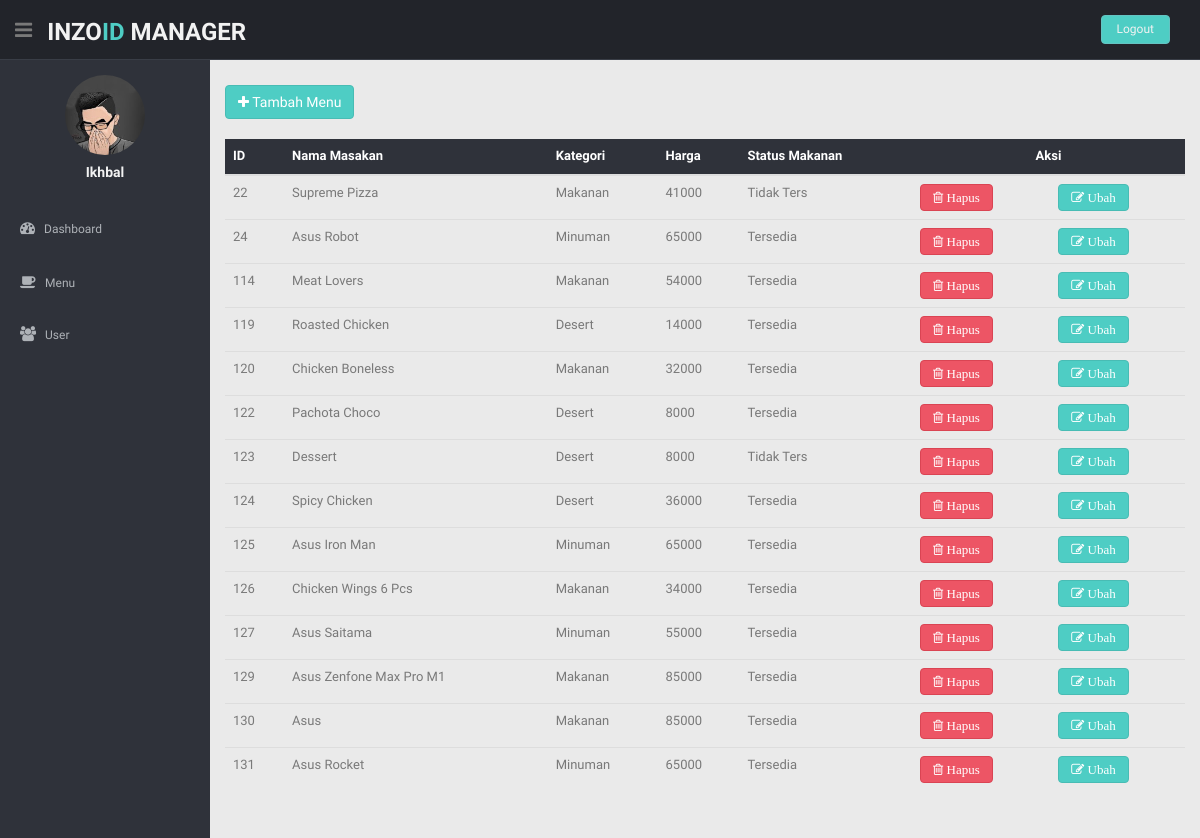
/caribiasa.php, run on the app's committed database.
### tables this page shows
CREATE TABLE `masakan` (
  `id_masakan` int(200) NOT NULL,
  `nama_masakan` varchar(200) NOT NULL,
  `kategori` varchar(80) NOT NULL,
  `harga` int(200) NOT NULL,
  `status_makanan` varchar(10) NOT NULL,
  `gambar` blob NOT NULL
);

### caribiasa.php (the view, shortened to what this page needs)
<!DOCTYPE html>
<?php
$a = $_POST['carib'];
	include "koneksi.php";
	$tampil = mysqli_query($koneksi,"SELECT * FROM masakan where nama_masakan like '%".$a."%'  ");
?>
				<!DOCTYPE html>
<html lang="en">
<head>
  <link href="lib/bootstrap/css/bootstrap.min.css" rel="stylesheet">
  <link href="lib/font-awesome/css/font-awesome.css" rel="stylesheet" />
  <link href="css/style.css" rel="stylesheet">
  <link href="css/style-responsive.css" rel="stylesheet">
</head>
<body>
  <section id="container">
    <header class="header black-bg">
      <div class="sidebar-toggle-box">
        <div class="fa fa-bars tooltips" data-placement="right" data-original-title="Toggle Navigation"></div>
      </div>
      <a href="manager.php" class="logo"><b>INZO<span>ID</span></b> <b>Manager</b></a>
      <div class="top-menu">
        <ul class="nav pull-right top-menu">
          <li><a class="logout" href="login.html">Logout</a></li>
        </ul>
      </div>
    </header>
    <aside>
      <div id="sidebar" class="nav-collapse ">
        <ul class="sidebar-menu" id="nav-accordion">
          <p class="centered"><a href="profile.html"><img src="img/bal.jpeg" class="img-circle" width="80"></a></p>
          <h5 class="centered">Ikhbal</h5>
          <li class="mt">
            <a href="manager.php">
              <i class="fa fa-dashboard"></i>
              <span>Dashboard</span>
              </a>
          </li>
          <li class="sub-menu">
            <a href="javascript:;">
              <i class="fa fa-coffee"></i>
              <span>Menu</span>
              </a>
          </li>
          <li class="sub-menu">
            <a href="javascript:;">
              <i class="fa fa-users"></i>
              <span>User</span>
              </a>
          </li>
      </div>
    </aside>
    <section id="main-content">
      <section class="wrapper site-min-height">
        <div class="row mt">
          <div class="col-lg-12">
              <a role="button" href="#" class="btn btn-theme" data-toggle="modal" data-target=".bd-example-modal-lg""> <i class="fa fa-plus"></i> Tambah Menu  </a>
 <div class="table-responsive">
                      <table class="table table-striped jambo_table bulk_action">
                        <thead>
                          <tr class="headings">
<div class="table-responsive">
                      <table class="table table-striped jambo_table bulk_action">
                        <thead>
                          <tr bgcolor="#2f323a" class="headings">
                            <th class="column-title"><font color = "white">ID </th>
                            <th class="column-title"><font color = "white">Nama Masakan </th>
                            <th class="column-title"><font color = "white">Kategori </th>
                            <th class="column-title"><font color = "white">Harga </th>
                            <th class="column-title"><font color = "white">Status Makanan </th>
                            <th colspan="2"><div style="text-align: center;"><font color = "white">  Aksi</th>
                            </tr>
 <?php
   while($data=mysqli_fetch_array($tampil)){
 ?>
          <tr>
            <td class=" "><?php echo"$data[id_masakan]"; ?> </td>
            <td class=" "><?php echo"$data[nama_masakan]"; ?> </td>
            <td class=" "><?php echo"$data[kategori]"; ?> </td>
            <td class=" "><?php echo"$data[harga]"; ?> </td>
            <td class=" "><?php echo"$data[status_makanan]"; ?> </td>
                      <td >
                      <a class="btn btn-theme04 fa fa-trash-o" onclick="return confirm('Apa Anda Yakin?')" href="proseshapus.php?id_masakan=<?php echo $data['id_masakan']; ?>"> Hapus
                      </td>
                      <td >
                      <a class="btn btn-theme fa fa-edit" onclick="return confirm('Apa Anda yakin akan mengubah data ini ?')" href="ubahmenu.php?id_masakan=<?php echo $data['id_masakan']; ?>"> Ubah
                      </td>
          </tr>
      <?php
    }
    ?>
  </section>
</body>
</html>

### css/style.css (style rules this page uses)
body { color: #797979; background: #eaeaea; font-family: 'Ruda', sans-serif; padding: 0px !important; margin: 0px !important; font-size:13px; }
ul li { list-style: none; }
a, a:hover, a:focus { text-decoration: none; outline: none; }
#container { width: 100%; height: 100%; }
.btn-theme { color: #fff; background-color: #4ECDC4; border-color: #48bcb4; }
.btn-theme04 { color: #fff; background-color: #ed5565; border-color: #da4453; }
.centered { text-align: center; }
.mt { margin-top: 25px; }
ul.top-menu > li > .logout { color: #f2f2f2; font-size: 12px; border-radius: 4px; -webkit-border-radius: 4px; border: 1px solid #64c3c2 !important; padding: 5px 15px; margin-right: 15px; background: #4ECDC4; margin-top: 15px; }
#sidebar { width: 210px; height: 100%; position: fixed; background: #2f323a; }
#sidebar h5 { color: #f2f2f2; font-weight: 700; }
#sidebar ul li { position: relative; }
ul.sidebar-menu , ul.sidebar-menu li ul.sub { margin: -2px 0 0; padding: 0; }
ul.sidebar-menu { margin-top: 75px; }
ul.sidebar-menu li { margin-bottom: 5px; margin-left:10px; margin-right:10px; }
ul.sidebar-menu li.sub-menu { line-height: 15px; }
ul.sidebar-menu li a span { display: inline-block; }
ul.sidebar-menu li a { color: #aeb2b7; text-decoration: none; display: block; padding: 15px 0 15px 10px; font-size: 12px; outline: none; -webkit-transition: all 0.3s ease; -moz-transition: all 0.3s ease; -o-transition: all 0.3s ease; -ms-transition: all 0.3s ease; transition: all 0.3s ease; }
ul.sidebar-menu li a i { font-size: 15px; padding-right: 6px; }
#main-content { margin-left: 210px; }
.header, .footer { min-height: 60px; padding: 0 15px; }
.header { position: fixed; left: 0; right: 0; z-index: 1002; }
.black-bg { background: #22242a; border-bottom: 1px solid #393d46; }
.wrapper { display: inline-block; margin-top: 60px; padding-left: 15px; padding-right: 15px; padding-bottom: 15px; padding-top: 0px; width: 100%; }
a.logo { font-size: 24px; color: #f2f2f2; float: left; margin-top: 15px; text-transform: uppercase; }
a.logo b { font-weight: 900; }
a.logo span { color: #4ECDC4; }
#top_menu .nav > li, ul.top-menu > li { float: left; }
ul.top-menu > li > a { color: #666666; font-size: 16px; border-radius: 4px; -webkit-border-radius: 4px; border:1px solid #666666 !important; padding: 2px 6px; margin-right: 15px; }
.sidebar-toggle-box { float: left; padding-right: 15px; margin-top: 20px; }
.sidebar-toggle-box .fa-bars { cursor: pointer; display: inline-block; font-size: 20px; }
.site-min-height { min-height: 900px; }

### data on the page
masakan: id_masakan "22", nama_masakan "Supreme Pizza", kategori "Makanan", harga "41000", status_makanan "Tidak Ters"
masakan: id_masakan "24", nama_masakan "Asus Robot", kategori "Minuman", harga "65000", status_makanan "Tersedia"
masakan: id_masakan "114", nama_masakan "Meat Lovers", kategori "Makanan", harga "54000", status_makanan "Tersedia"
masakan: id_masakan "119", nama_masakan "Roasted Chicken", kategori "Desert", harga "14000", status_makanan "Tersedia"
masakan: id_masakan "120", nama_masakan "Chicken Boneless", kategori "Makanan", harga "32000", status_makanan "Tersedia"
masakan: id_masakan "122", nama_masakan "Pachota Choco", kategori "Desert", harga "8000", status_makanan "Tersedia"
masakan: id_masakan "123", nama_masakan "Dessert", kategori "Desert", harga "8000", status_makanan "Tidak Ters"
masakan: id_masakan "124", nama_masakan "Spicy Chicken", kategori "Desert", harga "36000", status_makanan "Tersedia"
masakan: id_masakan "125", nama_masakan "Asus Iron Man", kategori "Minuman", harga "65000", status_makanan "Tersedia"
masakan: id_masakan "126", nama_masakan "Chicken Wings 6 Pcs", kategori "Makanan", harga "34000", status_makanan "Tersedia"
masakan: id_masakan "127", nama_masakan "Asus Saitama", kategori "Minuman", harga "55000", status_makanan "Tersedia"
masakan: id_masakan "129", nama_masakan "Asus Zenfone Max Pro M1", kategori "Makanan", harga "85000", status_makanan "Tersedia"
masakan: id_masakan "130", nama_masakan "Asus", kategori "Makanan", harga "85000", status_makanan "Tersedia"
masakan: id_masakan "131", nama_masakan "Asus Rocket", kategori "Minuman", harga "65000", status_makanan "Tersedia"
